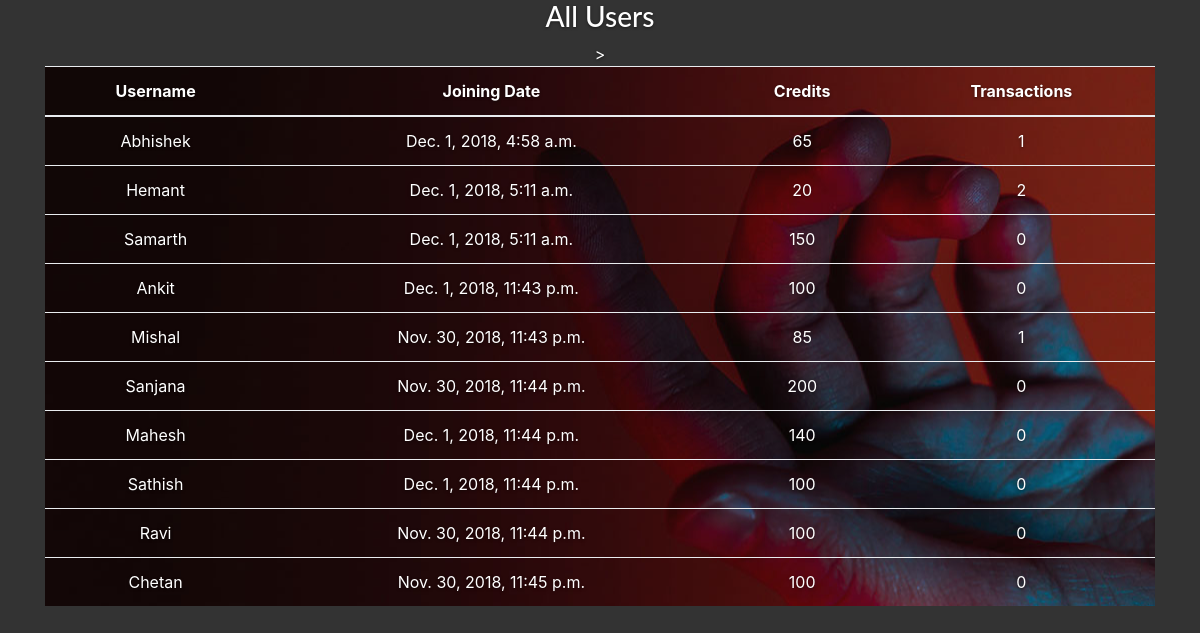
/credit_app/users/, run on the app's committed database.
### credit_app/models.py (models this page shows, shortened)
class site_users(models.Model):
    username = models.CharField(max_length=200, default='')
    join_date = models.DateTimeField('date joined', default=datetime.now())
    credits = models.IntegerField(default=0)
    num_transactions = models.IntegerField(default=0)

### credit_app/views.py (the view)
def users_table(request):
    all_users = site_users.objects.all()
    return render(request, 'credit_app/users_table.html', { 'all_users' : all_users })

### credit_app/templates/credit_app/users_table.html (shortened to what this page needs)
{% extends 'credit_app/index.html' %}
{% block body %}
<div class="site-wrapper">
    <h3>All Users</h3>
    <div class="container">
                <table class="table">
                        <thead>
                            <tr>
                                <th>Username</th>
                                <th>Joining Date</th>
                                <th>Credits</th>
                                <th>Transactions</th>
                            </tr>
                        </thead>
                        <tbody>
                            {% for user in all_users %}
                            <tr>
                                <td><a href="{% url 'credit_app:user_info' user.id %}">{{ user.username }}</a></td>
                                <td>{{ user.join_date }}</td>
                                <td>{{ user.credits }}</td>
                                <td>{{ user.num_transactions }}</td>
                            </tr>
                            {% endfor %}
                        </tbody>>
                    </table>
                  </div>
                {% endblock %}

### credit_app/templates/credit_app/index.html (shortened to what this page needs)
<!DOCTYPE html>
<html lang="en">
<head>
    {% load staticfiles %}
    <link rel="stylesheet" type="text/css" href="{% static 'credit_app/bootstrap.min.css' %}">
    <link rel="stylesheet" type="text/css" href="{% static 'credit_app/main_styles.css' %}">
</head>
{% block body %}{% endblock %}
</html>

### credit_app/static/credit_app/main_styles.css (style rules this page uses)
a, a:focus, a:hover { color: #fff; }
html, body { height: 100%; background-color: #fff; }
h3 { font-family: 'lato', sans-serif; }
.site-wrapper { display: table; width: 100%; height: 100%; background-color: #333; }
.table { background-image: url(images/contact_background.jpg) }

### data on the page
site_users: username "Abhishek", join_date "Dec. 1, 2018, 4:58 a.m.", credits "65", num_transactions "1"
site_users: username "Hemant", join_date "Dec. 1, 2018, 5:11 a.m.", credits "20", num_transactions "2"
site_users: username "Samarth", join_date "Dec. 1, 2018, 5:11 a.m.", credits "150", num_transactions "0"
site_users: username "Ankit", join_date "Dec. 1, 2018, 11:43 p.m.", credits "100", num_transactions "0"
site_users: username "Mishal", join_date "Nov. 30, 2018, 11:43 p.m.", credits "85", num_transactions "1"
site_users: username "Sanjana", join_date "Nov. 30, 2018, 11:44 p.m.", credits "200", num_transactions "0"
site_users: username "Mahesh", join_date "Dec. 1, 2018, 11:44 p.m.", credits "140", num_transactions "0"
site_users: username "Sathish", join_date "Dec. 1, 2018, 11:44 p.m.", credits "100", num_transactions "0"
site_users: username "Ravi", join_date "Nov. 30, 2018, 11:44 p.m.", credits "100", num_transactions "0"
site_users: username "Chetan", join_date "Nov. 30, 2018, 11:45 p.m.", credits "100", num_transactions "0"
